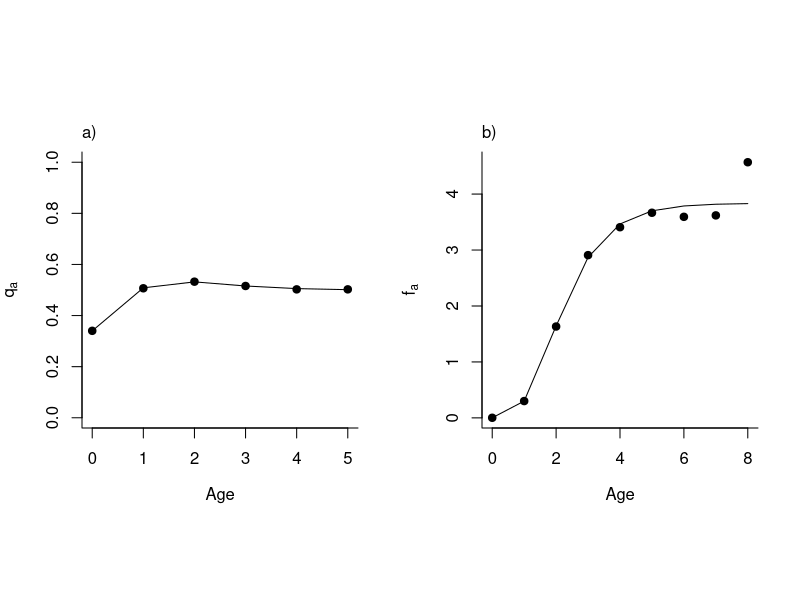
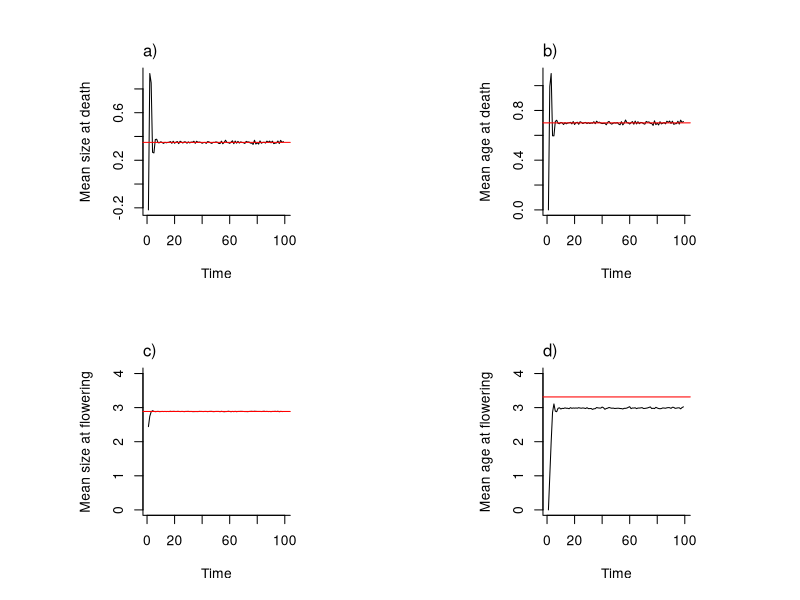

Recreate these plots in R, in order.
## IBM to generate the data for the simple recruitment limited IPM - there's no recruitment limitation 1st
## Size is on a log scale so don't worry about the -ive ones!

## The parameters and life cycle follow Kachi and Hirose J.Ecol. 1985, see Rees and Rose PRSB 2002, but for
## simplicity we have used a logistic function for survival rather than the linear function with an upper bound
## as in the previous papers

## MORE COMMENTS STILL TO BE ADDED

rm(list=ls(all=TRUE))

library(doBy)
set.seed(53241986)


## ~~~~~~~~~~~~~~~~~~~~~~~~~~~~~~~~~~~~~~~~~~~~~~~~~~~~~~~~~~~~~~~~~~~~~~~~~~~~~~~~~~~~~~~~~~~~~~~~~~~~~~~~~
## Section 1 -
## ~~~~~~~~~~~~~~~~~~~~~~~~~~~~~~~~~~~~~~~~~~~~~~~~~~~~~~~~~~~~~~~~~~~~~~~~~~~~~~~~~~~~~~~~~~~~~~~~~~~~~~~~~

##
## Define the true parameter vector, each parameter is given a name so the formulae, below, are easier to
## read. We'll use 'model.term' scheme to name elements of the vector
##

m.par.true <- c(surv.int  =  -0.65,
                surv.z    =   0.75,
                flow.int  = -18.00,
                flow.z    =   6.9,
                grow.int  =   0.96,
                grow.z    =   0.59,
                grow.sd   =   0.67,
                rcsz.int  =  -0.08,
                rcsz.sd   =   0.76,
                seed.int  =   1.00,
                seed.z    =   2.20,
                p.r       =   0.005325442)  #changed p.r so R0=1

##
## Define the various demographic functions, we pass a vector of parameters "m.par" to each function
## this makes it easier to compare the results of different paramter sets, say the true values and
## estimated ones
##

## Growth function, given you are size z now returns the pdf of size z1 next time

g_z1z <- function(z1, z, m.par)
{
    mean <- m.par["grow.int"] + m.par["grow.z"] * z           # mean size next year
    sd <- m.par["grow.sd"]                                    # sd about mean
    p.den.grow <- dnorm(z1, mean = mean, sd = sd)             # pdf that you are size z1 given you were size z
    return(p.den.grow)
}

## Survival function, logistic regression

s_z <- function(z, m.par)
{
    linear.p <- m.par["surv.int"] + m.par["surv.z"] * z  # linear predictor
    p <- 1/(1+exp(-linear.p))                            # logistic transformation to probability
    return(p)
}

## Probability of flowering function, logistic regression

p_bz <- function(z, m.par)
{
    linear.p <- m.par["flow.int"] + m.par["flow.z"] * z      # linear predictor
    p <- 1/(1+exp(-linear.p))                                # logistic transformation to probability
    return(p)
}

## Seed production function

b_z <- function(z, m.par)
{
    N <- exp(m.par["seed.int"] + m.par["seed.z"] * z)    # seed production of a size z plant
    return(N)
}

## Recruit size pdf

c_z1 <- function(z1, m.par)
{
    mean <- m.par["rcsz.int"]
    sd <- m.par["rcsz.sd"]
    p.deRecr <- dnorm(z1, mean = mean, sd = sd)              # pdf of a size z1 recruit
    return(p.deRecr)
}

## ~~~~~~~~~~~~~~~~~~~~~~~~~~~~~~~~~~~~~~~~~~~~~~~~~~~~~~~~~~~~~~~~~~~~~~~~~~~~~~~~~~~~~~~~~~~~~~~~~~~~~~~~~
## Section 2 -
## ~~~~~~~~~~~~~~~~~~~~~~~~~~~~~~~~~~~~~~~~~~~~~~~~~~~~~~~~~~~~~~~~~~~~~~~~~~~~~~~~~~~~~~~~~~~~~~~~~~~~~~~~~

##
## Parameters controlling the IBM simulation
##

m.par <- m.par.true

init.pop.size <- 1000000
n.yrs <-100
z <- rnorm(init.pop.size, mean = m.par["rcsz.int"], sd = m.par["rcsz.sd"])
age <- rep(0,init.pop.size)

## Calculate initial pop size and mean size

pop.size.t <- init.pop.size
mean.z.t <- mean(z)
mean.age.t <- mean(age)


## iterate the model using the "true" parameters and store data in a data.frame
yr <- 1
while(yr != n.yrs & length(z) < 1500000) {

    ## calculate population size
    pop.size <- length(z)

    ## generate binomial random number for the probability of flowering, where the probability of flowering
    ## depends on your size z, this is a vector of 0's and 1's, you get a 1 if you flower
    Repr <- rbinom(n=pop.size, prob=p_bz(z, m.par), size=1)

    ## number of plants that flowered
    num.Repr <- sum(Repr)

    ## calculate seed production
    Seeds <- rep(NA, pop.size)

    ## we'll assume plant make a Poisson distributed number of seeds with a mean given by
    ## exp(params["seed.int"]+params["seed.size"] * z)
    ## rpois generated Poisson distributed random numbers
    Seeds[Repr==1] <- rpois(num.Repr, b_z(z[Repr==1], m.par))

    ## generate the number of recruits
    Recr <- if (num.Repr==0) 0 else rbinom(1,sum(Seeds, na.rm=TRUE),m.par["p.r"])

    ## generate new recruit sizes
    ## rnorm generated normally distributed random numbers
    Rcsz <- rnorm(Recr, mean = m.par["rcsz.int"], sd = m.par["rcsz.sd"])

    ## for the non-reproductive plants generate random number for survival
    Surv <- rep(NA, pop.size)
    Surv[Repr==0] <- rbinom(n = pop.size - num.Repr, prob = s_z(z[Repr==0], m.par), size = 1)
    num.die <- sum(Surv==0, na.rm=TRUE)

    ## index for individuals that did not flower and survived
    i.subset <- which(Repr==0 & Surv==1)

    ## let them grow
    z1 <- rep(NA, pop.size)
    E.z1 <- m.par["grow.int"]+m.par["grow.z"]*z[i.subset]
    z1[i.subset] <- rnorm(n = pop.size - num.Repr - num.die, mean = E.z1, sd = m.par["grow.sd"])

    ## store the simulation data, we'll use this later
    sim.data <- data.frame(z=z, Repr, Seeds, Surv, z1=z1, age=age, alive=Repr==0 & Surv==1)

    ## create new population size vector
    z1 <- c(Rcsz, z1[i.subset])
    age1 <- c(rep(0,Recr),age[i.subset]+1)

    pop.size.t          <- c(pop.size.t, length(z1))
    mean.z.death.t      <- if (yr==1) mean(z[!(Repr==0 & Surv==1)]) else 
                              c(mean.z.death.t,mean(z[!(Repr==0 & Surv==1)]))
    mean.age.death.t    <- if (yr==1) mean(age[!(Repr==0 & Surv==1)]) else 
                              c(mean.age.death.t,mean(age[!(Repr==0 & Surv==1)]))
    mean.fl.z.t         <- if (yr==1) mean(z[Repr==1]) else c(mean.fl.z.t,mean(z[Repr==1])) 
	mean.fl.age.t       <- if (yr==1) mean(age[Repr==1]) else c(mean.fl.age.t,mean(age[Repr==1]))
	
	
    z <- z1
    age <- age1
    
    cat(paste(yr, mean.age.death.t [yr], mean.fl.age.t[yr], "\n", sep=" "))

    yr <- yr+1

}

# ~~~~~~~~~~~~~~~~~~~~~~~~~~~~~~~~~~~~~~~~~~~~~~~~~~~~~~~~~~~~~~~~~~~~~~~~~~~~~~~~~~~~~~~~~~~~~~~~~
## Section 4 - Build an IPM
# ~~~~~~~~~~~~~~~~~~~~~~~~~~~~~~~~~~~~~~~~~~~~~~~~~~~~~~~~~~~~~~~~~~~~~~~~~~~~~~~~~~~~~~~~~~~~~~

## Define the survival kernel
p_z1z <- function (z1, z, m.par) {

    return((1 - p_bz(z, m.par)) * s_z(z, m.par) * g_z1z(z1, z, m.par))

}

## Define the fecundity kernel
f_z1z <- function (z1, z, m.par) {

    return( p_bz(z, m.par) * b_z(z, m.par) * m.par["p.r"] * c_z1(z1, m.par))

}

mk_K <- function(m, m.par) {

	# upper and lower integration limits
	L <- min.size - 0.2
	U <- max.size + 0.2

	# mesh points 
	h <- (U - L)/m
	meshpts <- L + ((1:m) - 1/2) * h
	P <- h * (outer(meshpts, meshpts, p_z1z, m.par = m.par))
	F <- h * (outer(meshpts, meshpts, f_z1z, m.par = m.par))
	K <- P + F
	return(list(K = K, meshpts = meshpts, P = P, F = F))
}

## ~~~~~~~~~~~~~~~~~~~~~~~~~~~~~~~~~~~~~~~~~~~~~~~~~~~~~~~~~~~~~~~~~~~~~~~~~~~~~~~~~~~~~~~~~~~~~~~~~~~~~~~~~
## Section 4 - Projection
## ~~~~~~~~~~~~~~~~~~~~~~~~~~~~~~~~~~~~~~~~~~~~~~~~~~~~~~~~~~~~~~~~~~~~~~~~~~~~~~~~~~~~~~~~~~~~~~~~~~~~~~~~~

min.size <- with(sim.data, min(z))
max.size <- with(sim.data, max(z))
IPM.true <- mk_K(100, m.par.true)

Re(eigen(IPM.true$K)$values[1])

fit.pop.growth <- lm(log(pop.size.t)~c(1:yr))

exp(coef(fit.pop.growth)[2])



## ~~~~~~~~~~~~~~~~~~~~~~~~~~~~~~~~~~~~~~~~~~~~~~~~~~~~~~~~~~~~~~~~~~~~~~~~~~~~~~~~~~~~~~~~~~~~~~~~~~~~~~~~~
## Section 5 - Event calculations
## ~~~~~~~~~~~~~~~~~~~~~~~~~~~~~~~~~~~~~~~~~~~~~~~~~~~~~~~~~~~~~~~~~~~~~~~~~~~~~~~~~~~~~~~~~~~~~~~~~~~~~~~~~

R0=abs(Re(eigen(IPM.true$F %*% solve(diag(100)-IPM.true$P))$values[1]))

meshpts <- IPM.true$meshpts
h <- diff(meshpts)[1]

#to keep close to the formulae in the text next we define the F and P iteration matricies

P <- IPM.true$P
F <- IPM.true$F

offspring.dist=c_z1(meshpts,m.par.true)

#Define the e vector which we will use for summing down columns
e=matrix(1,nrow=1,ncol=100)

#As there are 2 ways of dying create a vector describing those that are alive - with 1 for those that didn't die or flower and 0 for those that died

sim.data$alive <- sim.data$Repr==0 & sim.data$Surv==1

#Let's calculate the probability of survival for each age class

summaryBy(alive~age,data=sim.data)

#How many individuals in each age class?

summaryBy(alive~age,FUN=length,data=sim.data)

#So we have plenty up to about age 5

#Let's calculate la for the a cohort starting with the offspring distribution c_z1
#so let's check the offspring distribution sums to 1

h*round((e %*% offspring.dist),4)

#looks good
#Lots of the calculations involve multiplying e by P let's see what this does

round((e %*% P),4)[1:10]

# So we're summing down the columns of P, which is equivalent of summing 
# over all the states an individual can 
# move to, and as everyone that survives goes somewhere 
# this must equal the probability of survival (remembering that 
# flowering results in death), so

round(s_z(meshpts,m.par.true)*(1-p_bz(meshpts,m.par.true)),4)[1:10]

#does the same.


#We can calculate the first la as

sum((e %*% P)*offspring.dist)*h

sum(s_z(IPM.true$meshpts,m.par.true)*(1-p_bz(IPM.true$meshpts,m.par.true))*offspring.dist)*h

#The next terms require P^a so let's do the calculation recursively

Pa <- P

la=rep(NA,12)

la[1]=sum((e %*% P)*offspring.dist)*h

for(a in 2:12){
	Pa=Pa %*% P
	la[a]= sum((e %*% Pa)*offspring.dist)*h
}

la

# la is the probability of surviving to age a, 
# to calculate the probability of survival for a particular age class we
# just calculate la[a+1]/la[a]

qa <- la
qa[2:12] <- la[2:12]/la[1:11]

qa

#which compares well with the simulation data

sim.qa <- summaryBy(alive~age,data=sim.data,keep.names=TRUE)

sim.qa

#Let's calculate the age-specific expected fecundity, fa

Pa <- P

fa=rep(NA,12)

fa.0=sum((e %*% F)*offspring.dist)*h

fa[1]=sum((e %*% F %*% P)*offspring.dist)*h

for(a in 2:12){
	Pa=Pa %*% P
	fa[a]= sum((e %*% F %*% Pa)*offspring.dist)*h
}

fa <- fa/la

round(fa,4)

sim.data$Recruits = m.par.true["p.r"]*sim.data$Seeds

sim.data$Recruits[is.na(sim.data$Seeds)] <-0

sim.fa <- summaryBy(Recruits~age,data=sim.data,keep.names=TRUE)

sim.fa

summaryBy(Repr~age,FUN=sum,data=sim.data)

dev.new(6,6)

par(mfrow=c(1,2), bty="l", pty="s", pch=19)

plot(alive ~ age, data = sim.qa[1:6,],ylim=c(0,1),
	xlab=expression("Age"),
	ylab=expression("q"[a]))

lines(0:5,qa[1:6])

mtext(side = 3, line=0.5, adj = 0, text = "a)")

plot(Recruits ~ age, data = sim.fa[1:9,],
	xlab=expression("Age"),
	ylab=expression("f"[a]))

lines(0:8,c(fa.0,fa[1:8]))

mtext(side = 3, line=0.5, adj = 0, text = "b)")

#Mean and variance in lifespan
#First calculate the fundamental matrix

N <- solve(diag(100)-P)

#then for the offspring distribution calculate the expected lifespan

mean.age.death <- sum((e %*% N)*offspring.dist)*h -1

round(mean.age.death,4)

#check with the simulation, by calculating the mean age at death

round(with(sim.data,mean(age[alive==0])),4)

#we subtract 1 on because by our convention lifespan is the number of censuses at which an
#individual is alive, so if you die with lifespan 1 your age is 0.

#Now the variance

#First the Var(nu) equation from the text
Var.nu <- e %*% (2 * N %*% N - N) - (e %*% N) ^ 2

#then average with respect to the offspring distribution

sum(Var.nu * offspring.dist)*h

#check with the simulation - adding a constant doesn't change the variance so we don't need to
#subtract 1

round(with(sim.data,var(age[alive==0])),4)

#Onto the size at death calculations - remember there are 2 ways of dying! 3hrs later I (MR) remember in monocarps flowering is fatal!

omega <-  (meshpts * (p_bz(meshpts,m.par.true) + (1-p_bz(meshpts,m.par.true))*(1-s_z(meshpts,m.par.true)))) %*% N

#how can you die? You flower with probability p_bz, and if you don't flower (1-p_bz) you die with probability (1-s_z)

mean.size.death <- sum(omega * offspring.dist)*h

round(mean.size.death,4)

with(sim.data,mean(z[alive==0])) 

#Let's calculate the size at death kernel

Omega <- (p_bz(meshpts,m.par.true) + (1-p_bz(meshpts,m.par.true))*(1-s_z(meshpts,m.par.true))) * N

#each of the columns defines a probability distribution and so should sum to 1, let's check

round(e %*% Omega,4)

#all 1's as it should be.

#then the distribution of sizes at death for the offspring distribution is

dist.size.death <-(Omega %*% offspring.dist)

#again this should be a probability distribution and so sum to 1, let's
#check

round(e %*% dist.size.death,4)*h

#so it's all good, let's calculate some moments
#1st the mean is

round(sum(dist.size.death*meshpts)*h,4)

#2nd the variance is

round(sum(dist.size.death*meshpts*meshpts*h)-sum(dist.size.death*meshpts*h)*sum(dist.size.death*meshpts*h),4)

#check with the simulation

round(with(sim.data,var(z[alive==0])),4)

#Reproduction: who, when and how much? 

#As reproduction is fatal the P kernel is the required P0 kernel

P0 <- P

N0 <- solve(diag(100)-P0)

#So B is given by

B <- p_bz(meshpts,m.par.true) %*% N0

# plot(meshpts,B,type="l")
# points(meshpts,p_bz(meshpts,m.par.true),type="l",col="red")

B.m.c <- matrix(B,nrow=100,ncol=100)

B.m.r <- matrix(B,nrow=100,ncol=100,byrow=TRUE)

P.b <- (P0 * B.m.c ) / B.m.r

N.b <- solve(diag(100)-P.b)

mean.Repr.age <- sum((e %*% N.b) * offspring.dist * h)-1

mean.Repr.age
with(sim.data,mean(age[Repr == 1]))

#these don't match and I don't know why it must be a fault with the simulation, as the next calculation seems fine

Omega.b <- as.vector(1-(e %*% P.b)) * N.b

#Distribution of sizes at reproduction

dist.size.repr <- (Omega.b %*% offspring.dist)

#mean size at reproduction

mean.size.flowering <- sum(h*dist.size.repr*meshpts)

with(sim.data,mean(z[Repr == 1]))

#variance in size at reproduction

sum(dist.size.repr*meshpts*meshpts)-sum(dist.size.repr*meshpts)*sum(dist.size.repr*meshpts)

with(sim.data,var(z[Repr == 1]))

#How often do they reproduce?

p_bz(meshpts,m.par.true) %*% N0 / B

#well they're monocarpic and reproduction is fatal

sum((e %*% F %*% N) * offspring.dist)

R0=abs(Re(eigen(F %*% solve(diag(100)-P))$values[1]))

dev.new(6,6)

par(mfrow=c(2,2), bty="l", pty="s", pch=19)

## 1 - plot population density versus time...

plot(1:yr, mean.z.death.t [1:yr], type="l",xlab="Time",ylab="Mean size at death")
abline(h=mean.size.death, col="red")
mtext(side = 3, line=0.5, adj = 0, text = "a)")
## ...roughly linear for log(Nt) vs time so exponential growth


## 2 - plot mean size versus time...
plot(1:yr, mean.age.death.t[1:yr], type="l",xlab="Time",ylab="Mean age at death")
abline(h=mean.age.death, col="red")
mtext(side = 3, line=0.5, adj = 0, text = "b)")
## ...mean size seems to settle down after a while

## 3 - plot mean flowering size versus time...
plot(1:yr, mean.fl.z.t[1:yr], type="l",xlab="Time",ylab="Mean size at flowering",ylim=c(0,4))
abline(h=mean.size.flowering, col="red")
mtext(side = 3, line=0.5, adj = 0, text = "c)")
## ...mean flowering size seems to settle down after a while

## 4 - plot of density estimates at time 50 and the end 
plot(1:yr, mean.fl.age.t[1:yr], type="l",xlab="Time",ylab="Mean age at flowering",ylim=c(0,4))
abline(h=mean.Repr.age, col="red")
mtext(side = 3, line=0.5, adj = 0, text = "d)")















